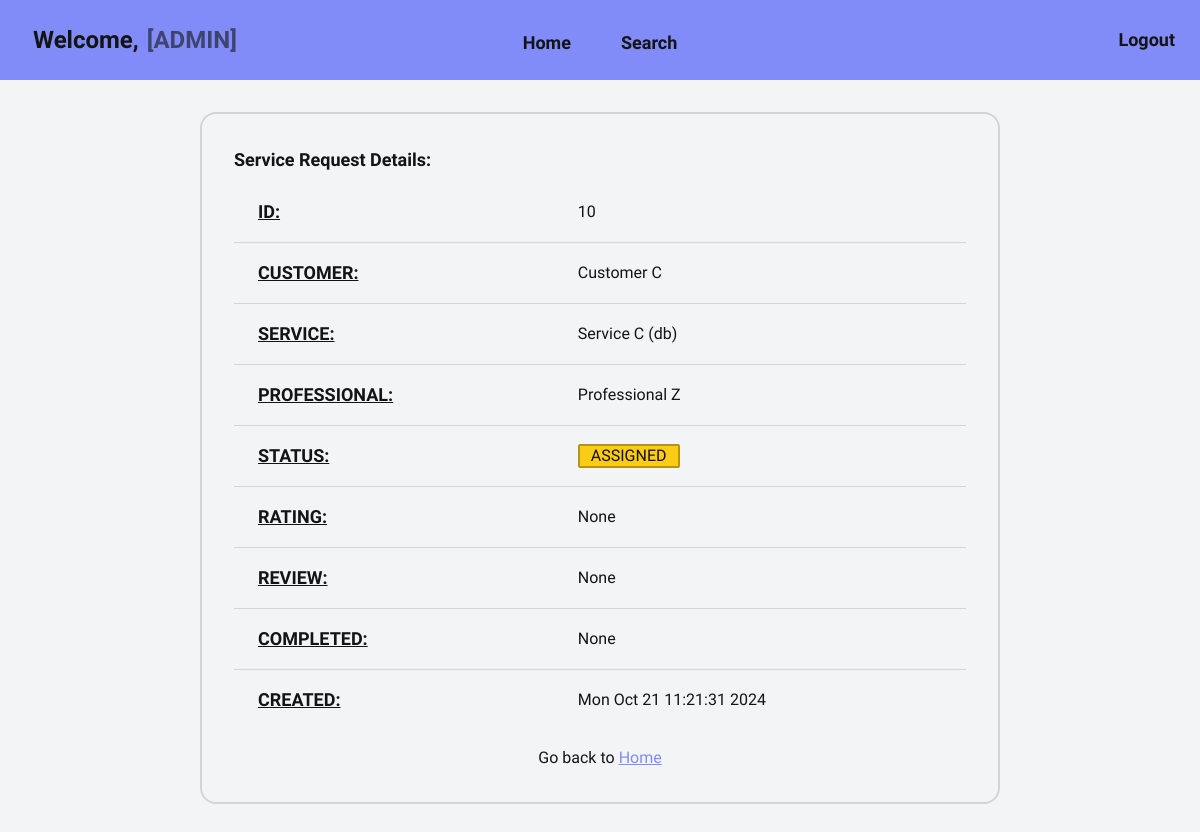
/admin/request/details/10, run on the app's committed database.
### models.py (models this page shows, shortened)
class ServiceRequest(db.Model):
    __tablename__ = 'service_request'
    id: Mapped[int] = mapped_column(
        Integer, primary_key=True, autoincrement="auto")
    service_id: Mapped[int] = mapped_column(Integer, ForeignKey("service.id"))
    professional_id: Mapped[Optional[int]] = mapped_column(
        Integer, ForeignKey("professional.id"))
    customer_id: Mapped[int] = mapped_column(
        Integer, ForeignKey("customer.id"))
    customer: Mapped["Customer"] = relationship(
        back_populates="service_requests")
    status: Mapped[Optional[str]] = mapped_column(
        String(10), default="REQUESTED")
    rating: Mapped[Optional[int]] = mapped_column(Integer)  # from 1 to 5
    remarks: Mapped[Optional[str]] = mapped_column(Text)
    completed: Mapped[Optional[datetime]] = mapped_column(DateTime)
    created: Mapped[Optional[datetime]] = mapped_column(
        DateTime, server_default=func.now())
    updated: Mapped[Optional[datetime]] = mapped_column(
        DateTime, default=func.now(), onupdate=func.now())
    def stars(self):
        if self.rating == 1:
            stars = "⭐"
        elif self.rating == 2:
            stars = "⭐⭐"
        elif self.rating == 3:
            stars = "⭐⭐⭐"
        elif self.rating == 4:
            stars = "⭐⭐⭐⭐"
        elif self.rating == 5:
            stars = "⭐⭐⭐⭐⭐"
        else:
            stars = None
        return stars
    def completed_time(self):
        if self.completed:
            return self.completed.ctime()
        else:
            return None
    def service(self):
        return get_with_id(Service, self.service_id)
    def prof(self):
        return get_with_id(Professional, self.professional_id)

class User(db.Model, UserMixin):
    __tablename__ = 'user'
    id: Mapped[int] = mapped_column(
        Integer, primary_key=True, autoincrement="auto")
    fullname: Mapped[str] = mapped_column(String(200))
    username: Mapped[str] = mapped_column(String(30), unique=True)
    email: Mapped[str] = mapped_column(String(200), unique=True)
    password: Mapped[str] = mapped_column(String(40))
    role: Mapped[str] = mapped_column(String(200))

class Service(db.Model):
    __tablename__ = 'service'
    id: Mapped[int] = mapped_column(
        Integer, primary_key=True, autoincrement="auto")
    name: Mapped[str] = mapped_column(String(200))
    price: Mapped[int] = mapped_column(Integer)
    timereq: Mapped[Optional[int]] = mapped_column(Integer)  # in hours
    description: Mapped[str] = mapped_column(Text)
    professionals: Mapped[List["Professional"]
                          ] = relationship(back_populates="service")
    created: Mapped[Optional[datetime]] = mapped_column(
        DateTime, server_default=func.now())
    updated: Mapped[Optional[datetime]] = mapped_column(
        DateTime, default=func.now(), onupdate=func.now())

### views.py (the view)
@app.route("/admin/request/details/<request_id>")
def request_details(request_id):
    service_request = get_with_id(ServiceRequest, request_id)
    if not service_request:
        return redirect(url_for('not_found'))
    return render_template("admin/service/request_details.html", service_request=service_request)

### models.py (called while the page is built)
def get_with_id(model, pkid):
    sql = select(model).where(model.id == pkid)
    result = db.session.scalars(sql).first()
    return result

### templates/admin/service/request_details.html (shortened to what this page needs)
{% extends "base/admin/loggedin.html" %}
{% block content %}
<section class="w-2/3 card card-bordered border-2">
  <div class="card-body">
    {% if service_request %}
    <h2 class="card-title text-lg">Service Request Details:</h2>
    <table class="table table-lg">
      <tbody>
        <tr>
          <td class="text-lg font-bold underline">ID:</td>
          <td>{{ service_request.id }}</td>
        </tr>
        <tr>
          <td class="text-lg font-bold underline">CUSTOMER:</td>
          <td>
              {{ service_request.customer.user.fullname }}
          </td>
        </tr>
        <tr>
          <td class="text-lg font-bold underline">SERVICE:</td>
          <td>{{ service_request.service().name }}</td>
        </tr>
        <tr>
          <td class="text-lg font-bold underline">PROFESSIONAL:</td>
          <td>
              {% if service_request.status == "REQUESTED" %}
                NOT ASSIGNED
              {% else %}
                {{ service_request.prof().user.fullname }}
              {% endif %}
          </td>
        </tr>
        <tr>
          <td class="text-lg font-bold underline">STATUS:</td>
          <td>
            {% if service_request.status == "REQUESTED" %}
              <span class="badge badge-lg badge-error">REQUESTED</span>
            {% elif service_request.status == "ASSIGNED" %}
              <span class="badge badge-lg badge-warning">ASSIGNED</span>
            {% else %}
              <span class="badge badge-lg badge-success">CLOSED</span>
            {% endif %}
          </td>
        </tr>
        <tr>
          <td class="text-lg font-bold underline">RATING:</td>
          <td>{{ service_request.stars() }}</td>
        </tr>
        <tr>
          <td class="text-lg font-bold underline">REVIEW:</td>
          <td>{{ service_request.remarks }}</td>
        </tr>
        <tr>
          <td class="text-lg font-bold underline">COMPLETED:</td>
          <td>{{ service_request.completed_time() }}</td>
        </tr>
        <tr>
          <td class="text-lg font-bold underline">CREATED:</td>
          <td>{{ service_request.created.ctime() }}</td>
        </tr>
      </tbody>
    </table>
    {% else %}
    <p class="text-center text-lg font-bold">Requested service not found</p>
    {% endif %}
    <p class="text-center pt-2">
        Go back to <a href="{{ url_for('admin_home') }}" class="link link-primary">Home</a>
    </p>
  </div>
</section>
{% endblock %}

### data on the page
ServiceRequest: id "10", stars "None", remarks "None", completed_time "None", created.ctime "Mon Oct 21 11:21:31 2024"
User: customer.user.fullname "Customer C"
Service: service "Service C (db)"
User: prof "Professional Z"
